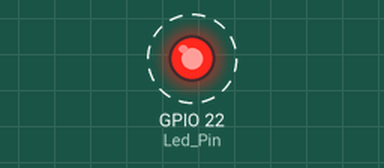
A sketch run on a simulated ESP32. Parts: output pins drawn as LEDs (lit = HIGH). Dashed ring = blinking.

Above: at 0.2 s.
Timing chart, 0 to 3.0 s (numbered marks = the images above):
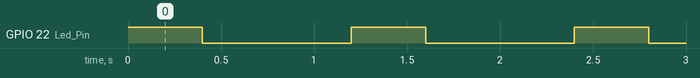

The sketch:

02.ino
```cpp
//definição do pino de LED

#define Led_Pin 22

void setup() {
  // configura o pino como saída
  Serial.begin(115200);
  pinMode(Led_Pin, OUTPUT);
}

void loop() {
  digitalWrite(Led_Pin, HIGH);
  delay(400); // espera por 400ms
  digitalWrite(Led_Pin, LOW);
  delay(800); // espera por 800ms
}
```

Measured:
- by itself, GPIO 22 (Led_Pin): alternates HIGH for 0.40 s and LOW for 0.80 s
